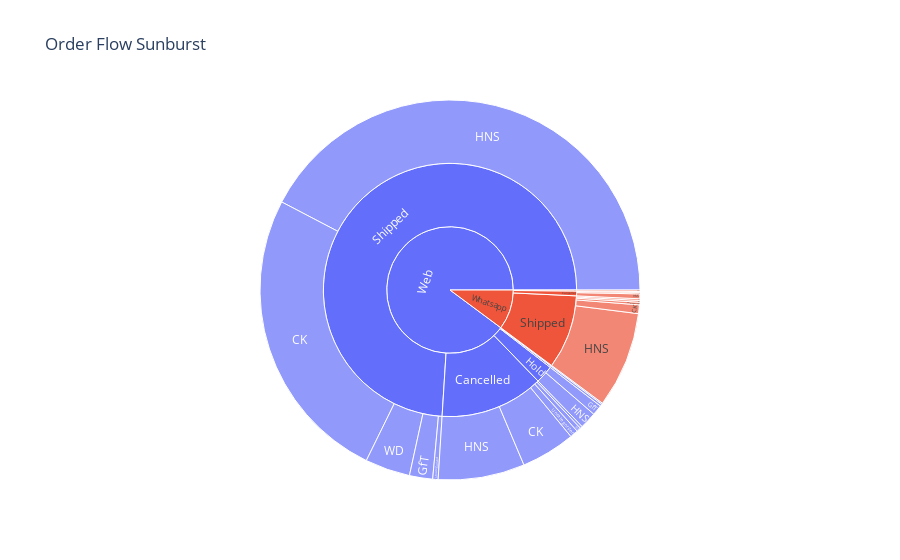

Notebook source saved alongside this figure:
### Code cell
fig = px.sunburst(df, path=["order_source", "order_status", "category"], values="sales",
                  title="Order Flow Sunburst")
fig.show()

### Figure 1 — Plotly figure (JSON) as saved in the notebook; plotly's stock layout.template omitted (floating-point values rounded to 4 significant figures)
{"data": [{"branchvalues": "total", "domain": {"x": [0, 1], "y": [0, 1]}, "hovertemplate": "labels=%{label}<br>sales=%{value}<br>parent=%{parent}<br>id=%{id}<extra></extra>", "ids": ["Whatsapp/Shipped/CK", "Web/Shipped/CK", "Web/Shipped/GfT", "Whatsapp/Shipped/WD", "Web/Shipped/HNS", "Web/Shipped/WD", "Whatsapp/Shipped/HNS", "Whatsapp/Shipped/GfT", "Whatsapp/Shipped/Uncategorized", "Web/Cancelled/CK", "Web/Cancelled/GfT", "Whatsapp/Cancelled/HNS", "Web/Cancelled/HNS", "Whatsapp/Cancelled/GfT", "Web/Cancelled/WD", "Whatsapp/Cancelled/CK", "Web/Cancelled/Uncategorized", "Web/Hold/GfT", "Web/Hold/HNS", "Web/Pickup/CK", "Whatsapp/Hold/HNS", "Web/Booked/HNS", "Web/Shipped/Uncategorized", "Whatsapp/Shipped", "Web/Shipped", "Web/Cancelled", "Whatsapp/Cancelled", "Web/Hold", "Web/Pickup", "Whatsapp/Hold", "Web/Booked", "Whatsapp", "Web"], "labels": ["CK", "CK", "GfT", "WD", "HNS", "WD", "HNS", "GfT", "Uncategorized", "CK", "GfT", "HNS", "HNS", "GfT", "WD", "CK", "Uncategorized", "GfT", "HNS", "CK", "HNS", "HNS", "Uncategorized", "Shipped", "Shipped", "Cancelled", "Cancelled", "Hold", "Pickup", "Hold", "Booked", "Whatsapp", "Web"], "name": "", "parents": ["Whatsapp/Shipped", "Web/Shipped", "Web/Shipped", "Whatsapp/Shipped", "Web/Shipped", "Web/Shipped", "Whatsapp/Shipped", "Whatsapp/Shipped", "Whatsapp/Shipped", "Web/Cancelled", "Web/Cancelled", "Whatsapp/Cancelled", "Web/Cancelled", "Whatsapp/Cancelled", "Web/Cancelled", "Whatsapp/Cancelled", "Web/Cancelled", "Web/Hold", "Web/Hold", "Web/Pickup", "Whatsapp/Hold", "Web/Booked", "Web/Shipped", "Whatsapp", "Web", "Web", "Whatsapp", "Web", "Web", "Whatsapp", "Web", "", ""], "type": "sunburst", "values": [11230.0, 385300.0, 29890.0, 2280.0, 641800.0, 58090.0, 123900.0, 2189.0, 3300.0, 70040.0, 2997.0, 6189.0, 111600.0, 1199.0, 5560.0, 1890.0, 10470.0, 13260.0, 21620.0, 1590.0, 1890.0, 2890.0, 6990.0, 142900.0, 1122000.0, 200700.0, 9278.0, 34880.0, 1590.0, 1890.0, 2890.0, 154100.0, 1362000.0]}], "layout": {"legend": {"tracegroupgap": 0}, "title": {"text": "Order Flow Sunburst"}}}
